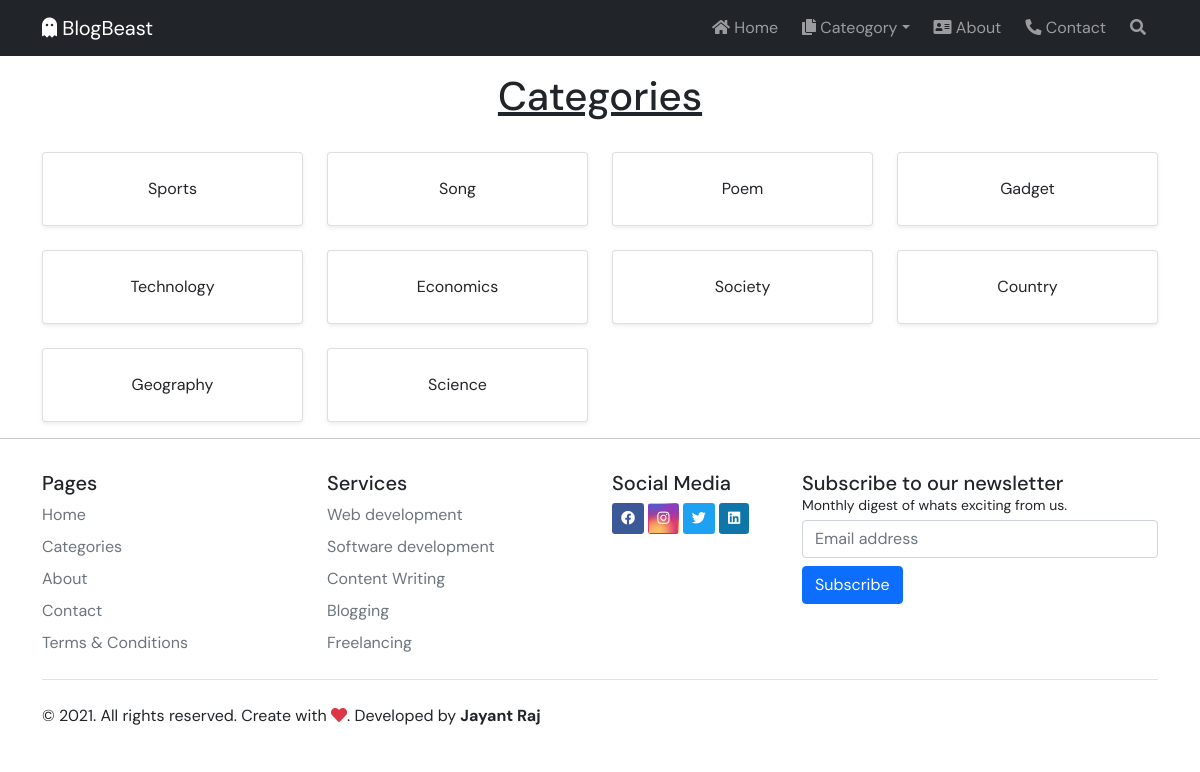
The page /category/ on the database its author committed.
### post/models.py (models this page shows, shortened)
class Category(models.Model):
    cat_name = models.CharField(max_length=100)
    cat_icon = models.CharField(max_length=100, blank=True)
    cat_slug = models.SlugField(max_length=100)
    cat_status = models.BooleanField(default=True)

### post/views.py (the view)
# urls.py: path('category/', views.Categories.as_view(), name="category"),
class Categories(View):
    def get(self, request):
        return render(request, 'category.html', {
            'tags_search': Tag.objects.order_by('?')[:25],
            'categories': Category.objects.all(),
        })

### post/templates/category.html (shortened to what this page needs)
{% extends 'base.html' %}
{% block content %}
    <div class="container">
        <div class="row">
            <div class="col-lg-12">
                <div class="row">
                    <div class="col-lg-12 text-center">
                        <h4 class="text-decoration-underline h1 mt-3 text-dark">Categories</h4>
                    </div>
                </div>
                <div class="row">
                    {% for category in categories %}
                    <div class="col-lg-3 mt-4">
                        <a href="{% url 'category_filter' category.cat_slug %}" class="text-decoration-none">
                            <div class="card shadow-sm">
                                <div class="card-body py-4 text-dark text-decoration-none text-center">
                                    {{ category.cat_name }}
                                </div>
                            </div>
                        </a>
                    </div>
                    {% endfor %}
                </div>
            </div>
        </div>
    </div>
{% endblock content %}

### post/templates/base.html (style rules this page uses)
html, body { font-family: DM Sans, sans-serif; }

### rows shown on the page
Category: cat_name "Sports"
Category: cat_name "Song"
Category: cat_name "Poem"
Category: cat_name "Gadget"
Category: cat_name "Technology"
Category: cat_name "Economics"
Category: cat_name "Society"
Category: cat_name "Country"
Category: cat_name "Geography"
Category: cat_name "Science"
